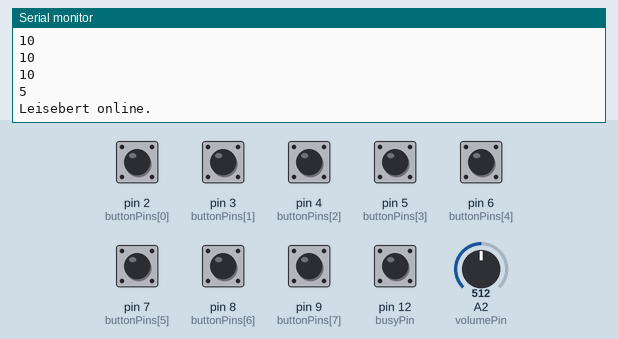
A sketch run on a simulated Arduino Uno, built with avr-gcc and run on an emulated ATmega328P. Shown: the last lines printed to the serial monitor. The inputs (shaded band) are chosen by the test bench; at power-on: pin 2 (buttonPins[0]), pin 3 (buttonPins[1]), pin 4 (buttonPins[2]), pin 5 (buttonPins[3]), pin 6 (buttonPins[4]), pin 7 (buttonPins[5]), pin 8 (buttonPins[6]), pin 9 (buttonPins[7]), pin 12 (busyPin) HIGH, A2 (volumePin) = 512. The audio player accepts every command and is not drawn.

Above: at 2.7 s.
2.8 s: pin 2 (buttonPins[0]) pulled LOW for 0.15 s
At 3.2 s:
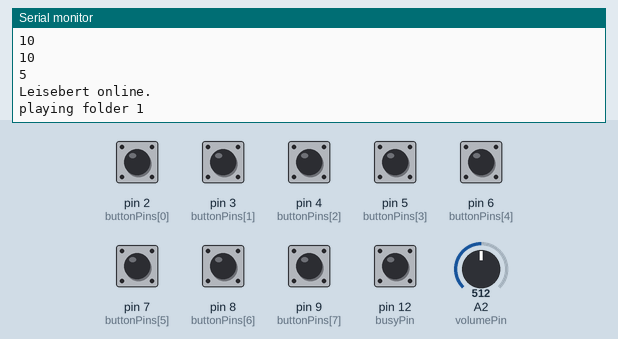
5.3 s: A2 (volumePin) set to 716
At 6.6 s:
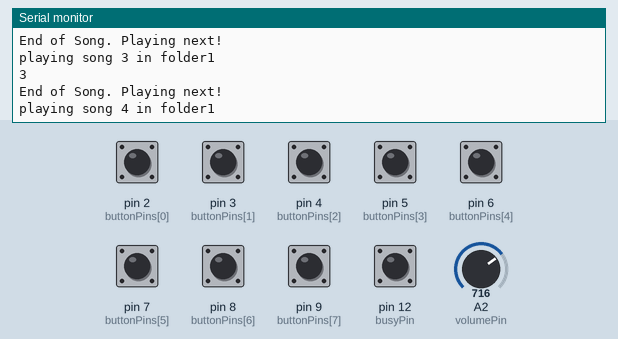
6.8 s: pin 3 (buttonPins[1]) pulled LOW for 0.15 s
At 7.4 s:
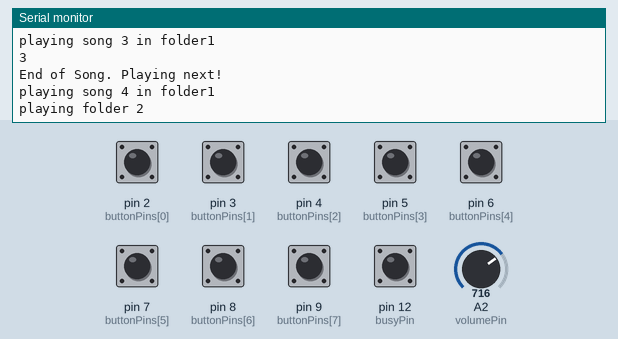
8.4 s: pin 4 (buttonPins[2]) pulled LOW for 0.15 s
At 9.2 s:
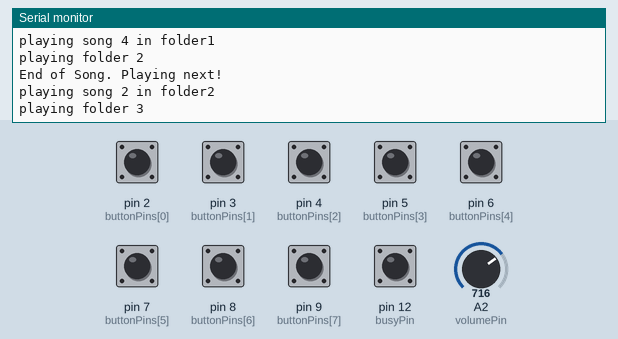
10.0 s: pin 5 (buttonPins[3]) pulled LOW for 0.15 s
At 10.8 s:
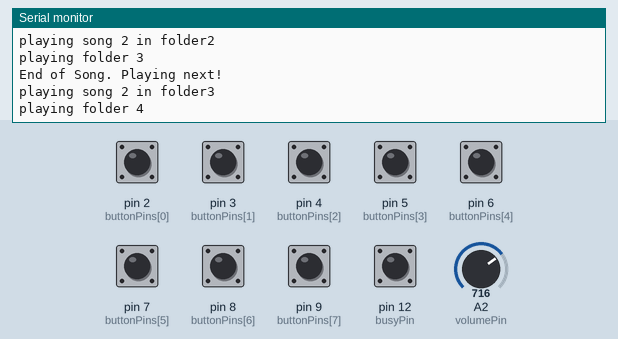
11.6 s: pin 6 (buttonPins[4]) pulled LOW for 0.15 s
At 12.3 s:
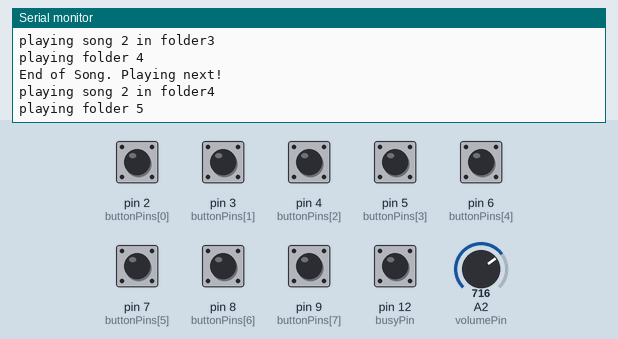
Timing chart, 0 to 14.2 s (numbered marks = the images above; inputs shaded):
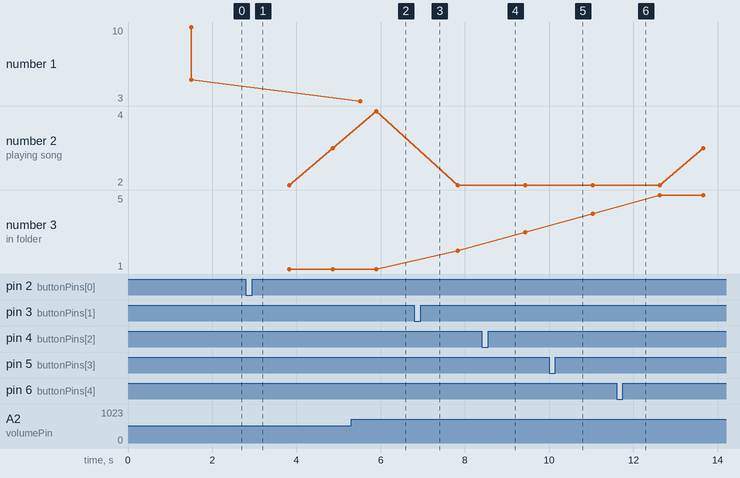

The sketch:

leisebert.ino
```cpp
/*

	Leisebert - a DIY Hoerbert for Headphones

	Author: June 2020 M. Schmutz

*/

#include "Arduino.h"
#include "SoftwareSerial.h"
#include "DFRobotDFPlayerMini.h"

SoftwareSerial mySoftwareSerial(10, 11); // RX, TX
DFRobotDFPlayerMini myDFPlayer;

void printDetail(uint8_t type, int value);

// analog pins for buttons and volume
const int busyPin = 12;
const int volumePin = A2;

// define buttons pins: TODO here colors series
const int buttonPins[] = {2, 3, 4, 5, 6, 7, 8, 9};

// current status variables
int numberOfFiles[] = {0, 0, 0, 0, 0, 0, 0};
int currentFolder = -1;
int currentFile = 1;
int currentVolume = -1;
int lastButtonPressed;
int newButtonPressed;

// event timing variables
unsigned long lastButtonEvent;
unsigned long lastVolumeEvent;
unsigned long lastBusyEvent;

void setup()
{
  mySoftwareSerial.begin(9600);
  Serial.begin(115200);
  delay(1000);
  Serial.println();
  Serial.println("Leisebert - a DIY Hoerbert for Headphones");
  Serial.println("Initializing DFPlayer ... ");

  if (!myDFPlayer.begin(mySoftwareSerial)) {
    Serial.println("Unable to begin:");
    Serial.println("1.Please recheck the connection!");
    Serial.println("2.Please insert the SD card!");
    // TODO reset here ! ! !
    while (true);
  }

  // set up button pins as digital input with pullup on
  for (int i = 0; i < 8; i++) {
    pinMode(buttonPins[i], INPUT_PULLUP);
  }

  // set busy pin as digital input with pullup on
  pinMode(busyPin, INPUT_PULLUP);

  // get number of files per folder
  for (int i = 1; i < 8; i++) {
    numberOfFiles[i - 1] = myDFPlayer.readFileCountsInFolder(i);
    Serial.println(numberOfFiles[i - 1]);
  }

  // set volume value
  checkAndSetVolume();

  // TODO play last song from eeprom here ! ! !

  Serial.println("Leisebert online.");

}

// check value of buttons and return folder number
int checkButtonPressed() {
  for (int i = 0; i < 8; i++) {
    int buttonVal = digitalRead(buttonPins[i]);

    // button pressed
    if (buttonVal == LOW) {
      newButtonPressed = buttonVal;

      // check some early return conditions
      if (millis() - lastButtonEvent < 500) return false; // last button event too close -> skip
      if (newButtonPressed == lastButtonPressed) return false; // button has not been released since last check -> skip

      // button event ok -> play song
      setSong(i + 1);

      // save button event timing
      lastButtonEvent = millis();

      // save button event
      lastButtonPressed = newButtonPressed;

      return true;
    }
  }
  lastButtonPressed = -1; // no button pressed since last check
  return false;
}

boolean setSong(int buttonVal) {

  // check what to play
  // - next file if same button
  // - new folder if new button
  if (currentFolder == buttonVal) {

    // specifiy next file to be played within folder:
    // - next file if not yet at the end of folder
    // - first file if at the end of the folder
    if (currentFile < numberOfFiles[currentFolder - 1]) {
      currentFile++;
    } else {
      currentFile = 1;
    }

    Serial.println("playing song " + String(currentFile) + " in folder" + String(currentFolder));

  } else {

    // set new button as current folder
    currentFolder = buttonVal;

    // reset file counter to first file
    currentFile = 1;

    Serial.println("playing folder " + String(currentFolder));

  }

  // play the selected file
  myDFPlayer.playFolder(currentFolder, currentFile);

  // TODO save to eeprome here ! ! !
  // saveSongAndPositionInEeprom(0);
  return true;
}

// set volume
void checkAndSetVolume() {

  if (millis() - lastVolumeEvent < 500) { // skip if lastVolumeEvent is too close
    return;
  }

  int volume = analogRead(volumePin);
  volume = map(volume, 1023, 10, 0, 10);
  //   volume = 10;

  if (volume != currentVolume) { // check what to do if volume changed
    Serial.println(volume);
    if (volume == 0) { // pause player if volume == 0
      myDFPlayer.pause();
      currentVolume = 0;
      return;
    }
    if (currentVolume == 0) { // resume player if volume turned up again
      myDFPlayer.start();
    }

    // Serial.println(volume);
    myDFPlayer.volume(volume);  //Set volume value. From 0 to 30
    currentVolume = volume;
  }
  lastVolumeEvent = millis();
}

// check if current song finished playing -> play next
void checkSongFinished() {
  if (millis() - lastBusyEvent > 1000 and millis() - lastButtonEvent > 1000 and currentFolder > 0 and currentVolume != 0) {
    int busyVal = digitalRead(busyPin);
    if (busyVal == HIGH) {
      Serial.println("End of Song. Playing next!");

      // emulate button press with button of current folder
      setSong(currentFolder);
    }
    lastBusyEvent = millis();
  }
  return;
}


// MAIN
void loop()
{
  checkButtonPressed(); // check if button pressed and play corresponding song
  checkAndSetVolume(); // check if volume has been adjusted
  checkSongFinished(); // check if song has finished playing

  if (myDFPlayer.available()) {
    printDetail(myDFPlayer.readType(), myDFPlayer.read()); //Print the detail message from DFPlayer to handle different errors and states.
  }
}


// DEBUG
void printDetail(uint8_t type, int value) {
  switch (type) {
    case TimeOut:
      Serial.println(F("Time Out!"));
      break;
    case WrongStack:
      Serial.println(F("Stack Wrong!"));
      break;
    case DFPlayerCardInserted:
      Serial.println(F("Card Inserted!"));
      break;
    case DFPlayerCardRemoved:
      Serial.println(F("Card Removed!"));
      break;
    case DFPlayerCardOnline:
      Serial.println(F("Card Online!"));
      break;
    case DFPlayerPlayFinished:
      Serial.print(F("Number:"));
      Serial.print(value);
      Serial.println(F(" Play Finished!"));
      break;
    case DFPlayerError:
      Serial.print(F("DFPlayerError:"));
      switch (value) {
        case Busy:
          Serial.println(F("Card not found"));
          break;
        case Sleeping:
          Serial.println(F("Sleeping"));
          break;
        case SerialWrongStack:
          Serial.println(F("Get Wrong Stack"));
          break;
        case CheckSumNotMatch:
          Serial.println(F("Check Sum Not Match"));
          break;
        case FileIndexOut:
          Serial.println(F("File Index Out of Bound"));
          break;
        case FileMismatch:
          Serial.println(F("Cannot Find File"));
          break;
        case Advertise:
          Serial.println(F("In Advertise"));
          break;
        default:
          break;
      }
      break;
    default:
      break;
  }
}
```

Measured:
- after the input at 2.8 s, the serial monitor: prints a new line at once (image 1)
- after the input at 5.3 s, the serial monitor: prints a new line after 0.21 s (image 2)
- after the input at 6.8 s, the serial monitor: prints a new line at once (image 3)
- after the input at 8.4 s, the serial monitor: prints a new line at once (image 4)
- after the input at 10.0 s, the serial monitor: prints a new line at once (image 5)
- after the input at 11.6 s, the serial monitor: prints a new line at once (image 6)
